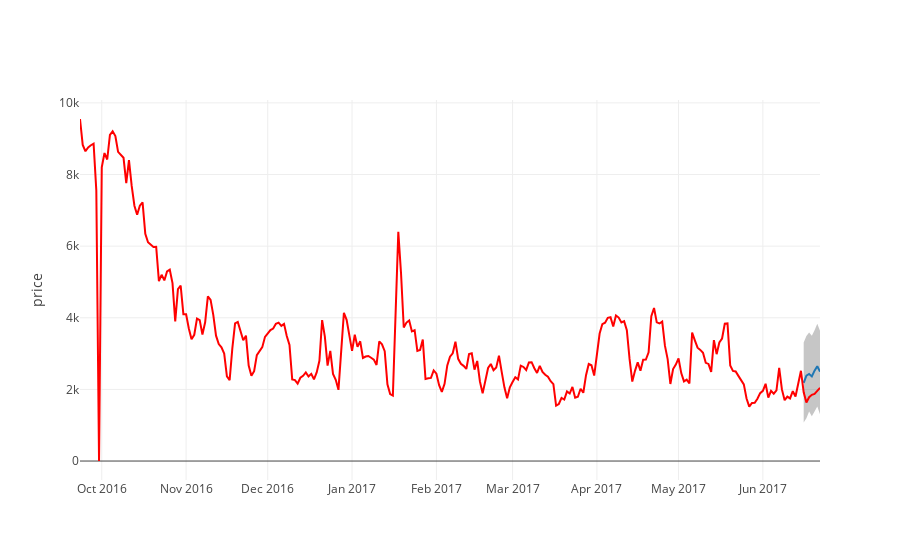

Notebook code for this chart:
### Code cell
init_notebook_mode(connected = True)

def show_forecast(cmp_df, num_predictions, num_values):
    upper_bound = go.Scatter(
        name='Upper Bound',
        x=cmp_df.tail(num_predictions).index,
        y=cmp_df.tail(num_predictions).yhat_upper,
        mode='lines',
        marker=dict(color="444"),
        line=dict(width=0),
        fillcolor='rgba(68, 68, 68, 0.3)',
        fill='tonexty')

    forecast = go.Scatter(
        name='Prediction',
        x=cmp_df.tail(predictions).index,
        y=cmp_df.tail(predictions).yhat,
        mode='lines',
        line=dict(color='rgb(31, 119, 180)'),
    )

    lower_bound = go.Scatter(
        name='Lower Bound',
        x=cmp_df.tail(num_predictions).index,
        y=cmp_df.tail(num_predictions).yhat_lower,
        marker=dict(color="444"),
        line=dict(width=0),
        mode='lines')

    fact = go.Scatter(
        name='Fact',
        x=cmp_df.tail(num_values).index,
        y=cmp_df.tail(num_values).y,
        marker=dict(color="red"),
        mode='lines',
    )

    # Trace order can be important
    # with continuous error bars
    data = [lower_bound, upper_bound, forecast, fact]

    layout = go.Layout(
        yaxis=dict(title='price'),
        showlegend = False)

    fig = go.Figure(data=data, layout=layout)
    iplot(fig, show_link=False)
    
show_forecast(cmp_df, predictions, 300)

### Figure 1 — Plotly figure (JSON) as saved in the notebook; plotly's stock layout.template omitted (floating-point values rounded to 4 significant figures; data arrays with more than 128 entries replaced by an {"elided": "..."} marker saying what was removed)
{"data": [{"line": {"width": 0}, "marker": {"color": "444"}, "mode": "lines", "name": "Lower Bound", "type": "scatter", "x": ["2017-06-16", "2017-06-17", "2017-06-18", "2017-06-19", "2017-06-20", "2017-06-21", "2017-06-22"], "y": [1073.0, 1194.0, 1384.0, 1253.0, 1385.0, 1519.0, 1306.0]}, {"fill": "tonexty", "fillcolor": "rgba(68, 68, 68, 0.3)", "line": {"width": 0}, "marker": {"color": "444"}, "mode": "lines", "name": "Upper Bound", "type": "scatter", "x": ["2017-06-16", "2017-06-17", "2017-06-18", "2017-06-19", "2017-06-20", "2017-06-21", "2017-06-22"], "y": [3311.0, 3488.0, 3591.0, 3499.0, 3648.0, 3836.0, 3636.0]}, {"line": {"color": "rgb(31, 119, 180)"}, "mode": "lines", "name": "Prediction", "type": "scatter", "x": ["2017-06-16", "2017-06-17", "2017-06-18", "2017-06-19", "2017-06-20", "2017-06-21", "2017-06-22"], "y": [2180.0, 2384.0, 2431.0, 2363.0, 2524.0, 2646.0, 2496.0]}, {"marker": {"color": "red"}, "mode": "lines", "name": "Fact", "type": "scatter", "x": {"elided": "273 str values"}, "y": {"elided": "273 int values"}}], "layout": {"showlegend": false, "yaxis": {"title": "price"}}}
